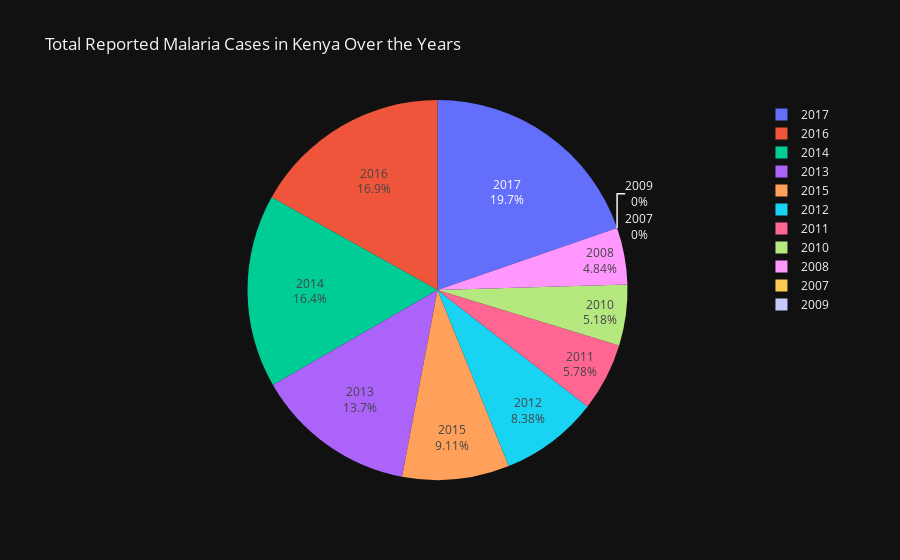
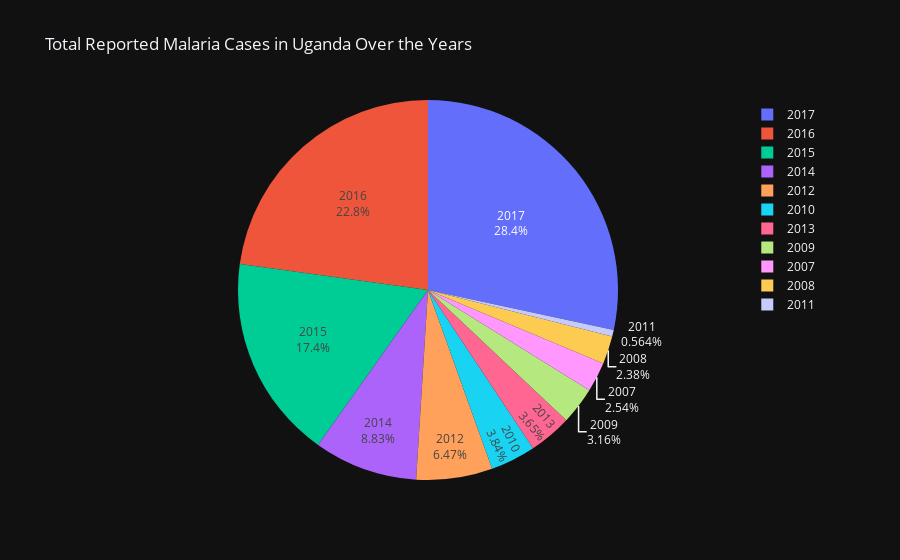
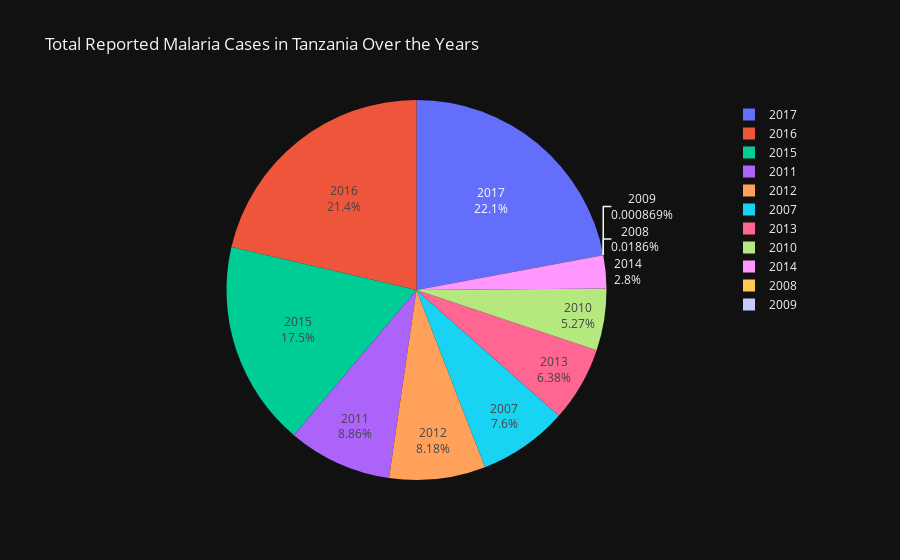
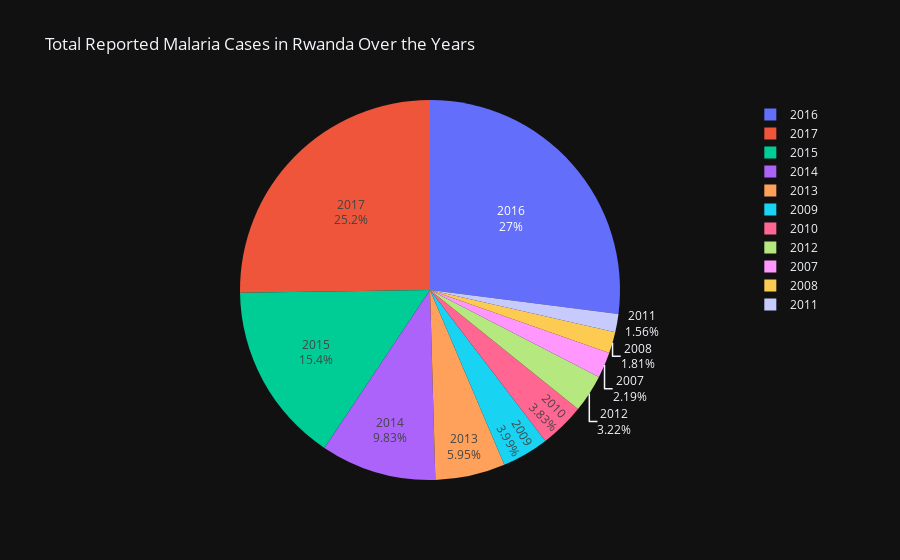

The notebook cell these images were saved under, in order:
### Code cell
import plotly.express as px

east_african_countries = ['Kenya', 'Uganda', 'Tanzania', 'Rwanda', 'Burundi', 'South Sudan']

data_east_africa = malaria_df[malaria_df['cntry_name'].isin(east_african_countries)]

for country in east_african_countries:
    data_country = data_east_africa[data_east_africa['cntry_name'] == country]
    total_cases_country = data_country['malaria_cases'].sum()

    fig = px.pie(data_country, values='malaria_cases', names='yr', 
                 title=f'Total Reported Malaria Cases in {country} Over the Years',
                 hover_data=['malaria_cases'])

    fig.update_traces(textinfo='percent+label', hovertemplate='Year: %{label}<br>Cases: %{value}<br>Total Cases: ' + str(total_cases_country))

   
    fig.show()


highest_cases_country = data_east_africa.groupby('cntry_name')['malaria_cases'].sum().idxmax()
print(f"The country with the highest reported cases in East Africa is: {highest_cases_country}")

### Figure 1 — Plotly figure (JSON) as saved in the notebook; plotly's stock layout.template omitted (floating-point values rounded to 4 significant figures)
{"data": [{"customdata": [[0], [839903], [0], [898531], [1002805], [1453471], [2375129], [2851555], [1581168], [2931406], [3419883]], "domain": {"x": [0.0, 1.0], "y": [0.0, 1.0]}, "hovertemplate": "Year: %{label}<br>Cases: %{value}<br>Total Cases: 17353851", "labels": [2007, 2008, 2009, 2010, 2011, 2012, 2013, 2014, 2015, 2016, 2017], "legendgroup": "", "name": "", "showlegend": true, "values": [0, 839903, 0, 898531, 1002805, 1453471, 2375129, 2851555, 1581168, 2931406, 3419883], "type": "pie", "textinfo": "percent+label"}], "layout": {"legend": {"tracegroupgap": 0}, "title": {"text": "Total Reported Malaria Cases in Kenya Over the Years"}}}

### Figure 2 — Plotly figure (JSON) as saved in the notebook; plotly's stock layout.template omitted (floating-point values rounded to 4 significant figures)
{"data": [{"customdata": [[1045378], [979298], [1301337], [1581160], [231873], [2662258], [1502362], [3631939], [7137662], [9385132], [11667831]], "domain": {"x": [0.0, 1.0], "y": [0.0, 1.0]}, "hovertemplate": "Year: %{label}<br>Cases: %{value}<br>Total Cases: 41126230", "labels": [2007, 2008, 2009, 2010, 2011, 2012, 2013, 2014, 2015, 2016, 2017], "legendgroup": "", "name": "", "showlegend": true, "values": [1045378, 979298, 1301337, 1581160, 231873, 2662258, 1502362, 3631939, 7137662, 9385132, 11667831], "type": "pie", "textinfo": "percent+label"}], "layout": {"legend": {"tracegroupgap": 0}, "title": {"text": "Total Reported Malaria Cases in Uganda Over the Years"}}}

### Figure 3 — Plotly figure (JSON) as saved in the notebook; plotly's stock layout.template omitted (floating-point values rounded to 4 significant figures)
{"data": [{"customdata": [[1845917], [4508], [211], [1278998], [2150761], [1986955], [1550250], [680442], [4241364], [5188863], [5354819]], "domain": {"x": [0.0, 1.0], "y": [0.0, 1.0]}, "hovertemplate": "Year: %{label}<br>Cases: %{value}<br>Total Cases: 24283088", "labels": [2007, 2008, 2009, 2010, 2011, 2012, 2013, 2014, 2015, 2016, 2017], "legendgroup": "", "name": "", "showlegend": true, "values": [1845917, 4508, 211, 1278998, 2150761, 1986955, 1550250, 680442, 4241364, 5188863, 5354819], "type": "pie", "textinfo": "percent+label"}], "layout": {"legend": {"tracegroupgap": 0}, "title": {"text": "Total Reported Malaria Cases in Tanzania Over the Years"}}}

### Figure 4 — Plotly figure (JSON) as saved in the notebook; plotly's stock layout.template omitted (floating-point values rounded to 4 significant figures)
{"data": [{"customdata": [[382686], [316242], [698745], [669322], [273293], [563852], [1040557], [1719904], [2694566], [4725577], [4413473]], "domain": {"x": [0.0, 1.0], "y": [0.0, 1.0]}, "hovertemplate": "Year: %{label}<br>Cases: %{value}<br>Total Cases: 17498217", "labels": [2007, 2008, 2009, 2010, 2011, 2012, 2013, 2014, 2015, 2016, 2017], "legendgroup": "", "name": "", "showlegend": true, "values": [382686, 316242, 698745, 669322, 273293, 563852, 1040557, 1719904, 2694566, 4725577, 4413473], "type": "pie", "textinfo": "percent+label"}], "layout": {"legend": {"tracegroupgap": 0}, "title": {"text": "Total Reported Malaria Cases in Rwanda Over the Years"}}}
